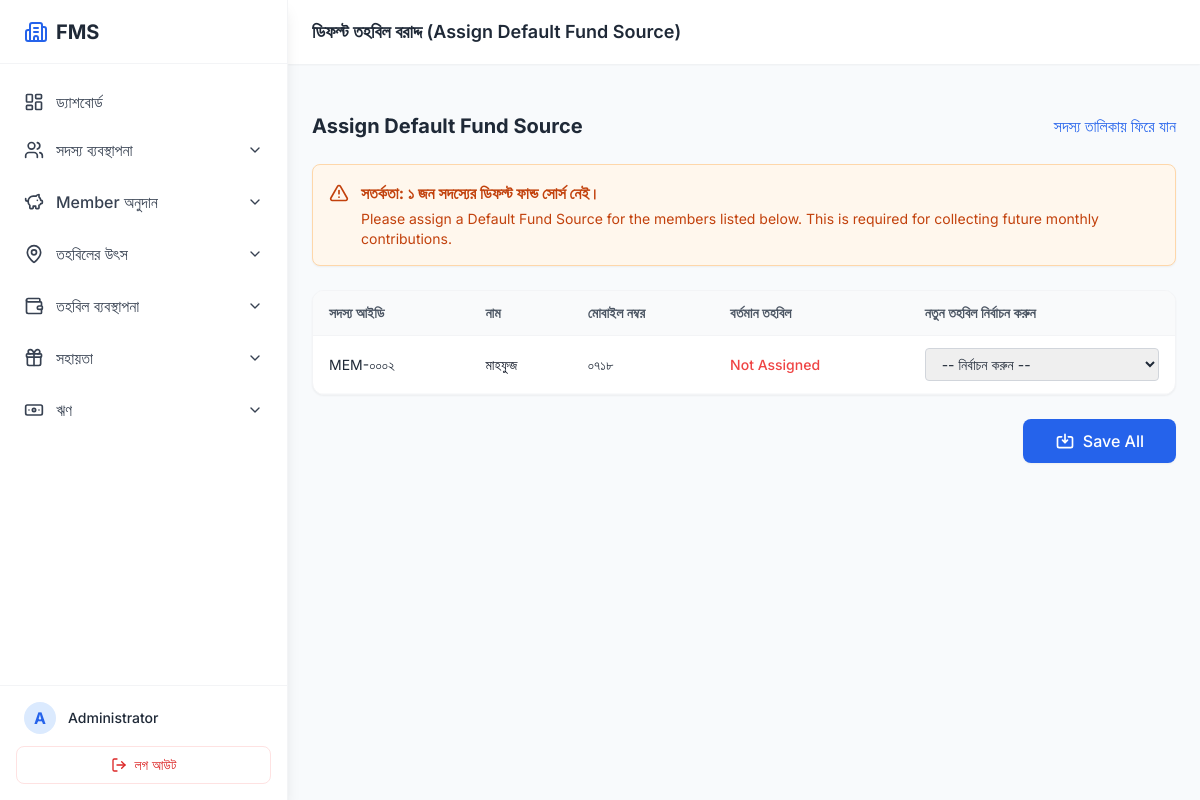
Page /sources/assign-default (signed in) on the committed database.
### app.py (models this page shows)
class SystemUser(UserMixin, db.Model):
    __tablename__ = 'system_users'
    id = db.Column(db.Integer, primary_key=True)
    full_name = db.Column(db.String(150), nullable=False)
    username = db.Column(db.String(100), unique=True, nullable=False)
    password_hash = db.Column(db.String(255), nullable=False)
    phone = db.Column(db.String(20))
    status = db.Column(db.String(20), default='Active')

class Member(db.Model):
    __tablename__ = 'members'
    id = db.Column(db.Integer, primary_key=True)
    member_id_str = db.Column(db.String(50), unique=True, nullable=True)
    member_type = db.Column(db.String(50))
    full_name = db.Column(db.String(150), nullable=False)
    fathers_name = db.Column(db.String(150))
    mothers_name = db.Column(db.String(150))
    dob = db.Column(db.Date)
    fund_source_id = db.Column(db.Integer, db.ForeignKey('fund_sources.id'), nullable=True)
    blood_group = db.Column(db.String(10))
    marital_status = db.Column(db.String(20))
    phone = db.Column(db.String(20), nullable=False)
    email = db.Column(db.String(120))
    whatsapp_number = db.Column(db.String(20))
    present_address = db.Column(db.Text)
    permanent_address = db.Column(db.Text)
    address = db.Column(db.Text)
    education = db.Column(db.String(100))
    profession = db.Column(db.String(150), nullable=False)
    organization = db.Column(db.String(150))
    special_skills = db.Column(db.Text)
    foundation_source = db.Column(db.String(100))
    purpose_of_joining = db.Column(db.Text)
    activities_interested = db.Column(db.Text)
    emergency_contact_name = db.Column(db.String(150))
    emergency_contact_relation = db.Column(db.String(100))
    emergency_contact_phone = db.Column(db.String(20))
    nid = db.Column(db.String(50))
    profile_photo_url = db.Column(db.String(255))
    profile_photo_public_id = db.Column(db.String(100))
    profile_photo_time = db.Column(db.DateTime)
    nid_front_url = db.Column(db.String(255))
    nid_front_public_id = db.Column(db.String(100))
    nid_front_time = db.Column(db.DateTime)
    nid_back_url = db.Column(db.String(255))
    nid_back_public_id = db.Column(db.String(100))
    nid_back_time = db.Column(db.DateTime)
    signature_url = db.Column(db.String(255))
    signature_public_id = db.Column(db.String(100))
    signature_time = db.Column(db.DateTime)
    join_date = db.Column(db.Date, default=date.today)
    monthly_contribution_amount = db.Column(db.Float, nullable=True, default=None)
    status = db.Column(db.String(20), default='Active') # Status for activity (Active/Inactive)
    remarks = db.Column(db.Text)
    funds = db.relationship('Fund', backref='donor', lazy=True)
    ledgers = db.relationship('MemberLedger', backref='member', lazy=True)

### app.py (the view, shortened to what this page needs)
@app.route('/sources/assign-default', methods=['GET', 'POST'])
@login_required
def assign_default_fund_source():
    members_without_fund = Member.query.filter((Member.fund_source_id == None) | (Member.fund_source_id == '')).all()
    fund_sources = FundSource.query.all()
    return render_template('assign_default_fund_source.html', members=members_without_fund, fund_sources=fund_sources)

### app.py (called while the page is built)
@login_manager.user_loader
def load_user(user_id):
    return db.session.get(SystemUser, int(user_id))

@app.context_processor
def inject_now():
    return {'now': datetime.utcnow()}

### templates/assign_default_fund_source.html (shortened to what this page needs)
{% extends 'base.html' %}
{% block header_title %}ডিফল্ট তহবিল বরাদ্দ (Assign Default Fund Source){% endblock %}
{% block content %}
<div class="max-w-6xl mx-auto">
    <div class="flex justify-between items-center mb-6">
        <h2 class="text-xl font-bold text-gray-800">Assign Default Fund Source</h2>
        <a href="{{ url_for('manage_members') }}" class="text-blue-600 hover:text-blue-800 font-medium">সদস্য তালিকায় ফিরে যান</a>
    </div>
    {% if members|length == 0 %}
    <div class="bg-green-50 text-green-700 p-6 rounded-xl border border-green-200 text-center shadow-sm">
        <i data-lucide="check-circle" class="w-12 h-12 mx-auto mb-2 text-green-500"></i>
        <h3 class="text-lg font-bold">সব ঠিক আছে! (All Good!)</h3>
        <p>সিস্টেমের সকল সদস্যের জন্য ডিফল্ট ফান্ড সোর্স বরাদ্দ করা আছে।</p>
    </div>
    {% else %}
    <div class="bg-orange-50 text-orange-700 p-4 rounded-lg border border-orange-200 mb-6 flex items-start shadow-sm">
        <i data-lucide="alert-triangle" class="w-5 h-5 mr-3 mt-0.5 flex-shrink-0"></i>
        <div>
            <p class="font-bold">সতর্কতা: {{ members|length }} জন সদস্যের ডিফল্ট ফান্ড সোর্স নেই।</p>
            <p class="text-sm mt-1">Please assign a Default Fund Source for the members listed below. This is required for collecting future monthly contributions.</p>
        </div>
    </div>
    <form method="POST" action="{{ url_for('assign_default_fund_source') }}">
        <div class="bg-white rounded-xl shadow-sm border border-gray-100 overflow-hidden mb-6">
            <div class="overflow-x-auto">
                <table class="w-full text-left border-collapse">
                    <thead>
                        <tr class="bg-gray-50 border-b border-gray-100 text-sm text-gray-600">
                            <th class="py-3 px-4 font-semibold">সদস্য আইডি</th>
                            <th class="py-3 px-4 font-semibold">নাম</th>
                            <th class="py-3 px-4 font-semibold">মোবাইল নম্বর</th>
                            <th class="py-3 px-4 font-semibold">বর্তমান তহবিল</th>
                            <th class="py-3 px-4 font-semibold">নতুন তহবিল নির্বাচন করুন</th>
                        </tr>
                    </thead>
                    <tbody class="text-sm">
                        {% for m in members %}
                        <tr class="border-b border-gray-50 hover:bg-gray-50 transition-colors">
                            <td class="py-3 px-4">{{ m.member_id_str or '-' }}</td>
                            <td class="py-3 px-4 font-medium text-gray-900">{{ m.full_name }}</td>
                            <td class="py-3 px-4">{{ m.phone }}</td>
                            <td class="py-3 px-4 text-red-500 font-medium">Not Assigned</td>
                            <td class="py-3 px-4">
                                <select name="fund_source_for_{{ m.id }}" class="w-full px-3 py-1.5 border border-gray-300 rounded focus:ring-1 focus:ring-primary focus:border-primary outline-none text-sm">
                                    <option value="">-- নির্বাচন করুন --</option>
                                </select>
                            </td>
                        </tr>
                        {% endfor %}
                    </tbody>
                </table>
            </div>
        </div>
        <div class="flex justify-end">
            <button type="submit" class="bg-primary text-white px-8 py-2.5 rounded-lg font-medium hover:bg-blue-700 transition-colors shadow-sm flex items-center">
                <svg class="w-5 h-5 mr-2" fill="none" stroke="currentColor" viewBox="0 0 24 24"><path stroke-linecap="round" stroke-linejoin="round" stroke-width="2" d="M8 7H5a2 2 0 00-2 2v9a2 2 0 002 2h14a2 2 0 002-2V9a2 2 0 00-2-2h-3m-1 4l-3 3m0 0l-3-3m3 3V4"></path></svg>
                Save All
            </button>
        </div>
    </form>
    {% endif %}
</div>
{% endblock %}

### templates/base.html (shortened to what this page needs)
<!DOCTYPE html>
<html lang="en" class="light">
<head>
    <script src="https://cdn.tailwindcss.com"></script>
</head>
<body class="text-gray-800 flex h-screen overflow-hidden">
    {% if current_user.is_authenticated %}
    <aside id="sidebar" class="w-72 bg-white shadow-lg flex flex-col h-full sidebar border-r border-gray-100 z-50 absolute inset-y-0 left-0 transform -translate-x-full md:relative md:translate-x-0 transition duration-200 ease-in-out">
        <div class="h-16 flex items-center justify-between px-6 border-b border-gray-100 shrink-0">
            <div class="flex items-center">
                <i data-lucide="building-2" class="text-primary w-6 h-6 mr-2"></i>
                <span class="text-xl font-bold text-gray-800">FMS</span>
            </div>
        </div>
        <div class="flex-1 overflow-y-auto py-4">
            <nav class="space-y-1 px-3">
                <a href="{{ url_for('dashboard') }}" class="flex items-center px-3 py-2.5 text-gray-700 hover:bg-blue-50 hover:text-primary rounded-lg font-medium transition-colors whitespace-nowrap overflow-hidden gap-3">
                    <i data-lucide="layout-dashboard" class="w-5 h-5 flex-shrink-0"></i>
                    <span class="truncate">ড্যাশবোর্ড</span>
                </a>
                <div class="relative">
                    <button onclick="toggleMenu('member-menu', this)" class="w-full flex items-center justify-between px-3 py-2.5 text-gray-700 hover:bg-blue-50 hover:text-primary rounded-lg font-medium transition-colors">
                        <div class="flex items-center gap-3 whitespace-nowrap overflow-hidden">
                            <i data-lucide="users" class="w-5 h-5 flex-shrink-0"></i>
                            <span class="truncate">সদস্য ব্যবস্থাপনা</span>
                        </div>
                        <i data-lucide="chevron-down" class="w-4 h-4 chevron"></i>
                    </button>
                </div>
                <div class="relative">
                    <button onclick="toggleMenu('contrib-menu', this)" class="w-full flex items-center justify-between px-3 py-2.5 text-gray-700 hover:bg-blue-50 hover:text-primary rounded-lg font-medium transition-colors">
                        <div class="flex items-center gap-3 whitespace-nowrap overflow-hidden">
                            <i data-lucide="piggy-bank" class="w-5 h-5 flex-shrink-0"></i>
                            <span class="truncate">Member অনুদান</span>
                        </div>
                        <i data-lucide="chevron-down" class="w-4 h-4 chevron"></i>
                    </button>
                </div>
                <div class="relative">
                    <button onclick="toggleMenu('source-menu', this)" class="w-full flex items-center justify-between px-3 py-2.5 text-gray-700 hover:bg-blue-50 hover:text-primary rounded-lg font-medium transition-colors">
                        <div class="flex items-center gap-3 whitespace-nowrap overflow-hidden">
                            <i data-lucide="map-pin" class="w-5 h-5 flex-shrink-0"></i>
                            <span class="truncate">তহবিলের উৎস</span>
                        </div>
                        <i data-lucide="chevron-down" class="w-4 h-4 chevron"></i>
                    </button>
                </div>
                <div class="relative">
                    <button onclick="toggleMenu('fund-menu', this)" class="w-full flex items-center justify-between px-3 py-2.5 text-gray-700 hover:bg-blue-50 hover:text-primary rounded-lg font-medium transition-colors">
                        <div class="flex items-center gap-3 whitespace-nowrap overflow-hidden">
                            <i data-lucide="wallet" class="w-5 h-5 flex-shrink-0"></i>
                            <span class="truncate">তহবিল ব্যবস্থাপনা</span>
                        </div>
                        <i data-lucide="chevron-down" class="w-4 h-4 chevron"></i>
                    </button>
                </div>
                <div class="relative">
                    <button onclick="toggleMenu('assistance-menu', this)" class="w-full flex items-center justify-between px-3 py-2.5 text-gray-700 hover:bg-blue-50 hover:text-primary rounded-lg font-medium transition-colors">
                        <div class="flex items-center gap-3 whitespace-nowrap overflow-hidden">
                            <i data-lucide="gift" class="w-5 h-5 flex-shrink-0"></i>
                            <span class="truncate">সহায়তা</span>
                        </div>
                        <i data-lucide="chevron-down" class="w-4 h-4 chevron"></i>
                    </button>
                </div>
                <div class="relative">
                    <button onclick="toggleMenu('loan-menu', this)" class="w-full flex items-center justify-between px-3 py-2.5 text-gray-700 hover:bg-blue-50 hover:text-primary rounded-lg font-medium transition-colors">
                        <div class="flex items-center gap-3 whitespace-nowrap overflow-hidden">
                            <i data-lucide="banknote" class="w-5 h-5 flex-shrink-0"></i>
                            <span class="truncate">ঋণ</span>
                        </div>
                        <i data-lucide="chevron-down" class="w-4 h-4 chevron"></i>
                    </button>
                </div>
            </nav>
        </div>
        <div class="p-4 border-t border-gray-100">
            <div class="flex items-center mb-3 px-2">
                <div class="w-8 h-8 rounded-full bg-blue-100 text-primary flex items-center justify-center font-bold mr-3">
                    {{ current_user.full_name[0] if current_user.full_name else "U" }}
                </div>
                <div>
                    <p class="text-sm font-medium text-gray-800">{{ current_user.full_name }}</p>
                </div>
            </div>
            <a href="{{ url_for('logout') }}" class="flex items-center justify-center w-full px-4 py-2 text-sm text-red-600 hover:bg-red-50 rounded-lg transition-colors border border-red-100">
                <i data-lucide="log-out" class="w-4 h-4 mr-2"></i> লগ আউট
            </a>
        </div>
    </aside>
    {% endif %}
    <main class="flex-1 flex flex-col h-screen overflow-hidden relative">
        {% if current_user.is_authenticated %}
        <header class="h-16 bg-white shadow-sm flex items-center px-6 z-10 w-full shrink-0">
            <h1 class="text-lg font-semibold text-gray-800 truncate">{% block header_title %}ড্যাশবোর্ড{% endblock %}</h1>
        </header>
        {% endif %}
        <div class="flex-1 overflow-y-auto p-6">
            {% block content %}{% endblock %}
        </div>
    </main>
</body>
</html>

### templates/base.html (style rules this page uses)
body { font-family: 'Inter', sans-serif; background-color: #f8fafc; }
.sidebar { transition: all 0.3s; }
.chevron { transition: transform 0.3s; }

### rows in the picture
SystemUser: full_name "A", full_name "Administrator"
Member: member_id_str "MEM-০০০২", full_name "মাহফুজ", phone "০৭১৮"

### other values in the picture
{{ members|length }} "১"
